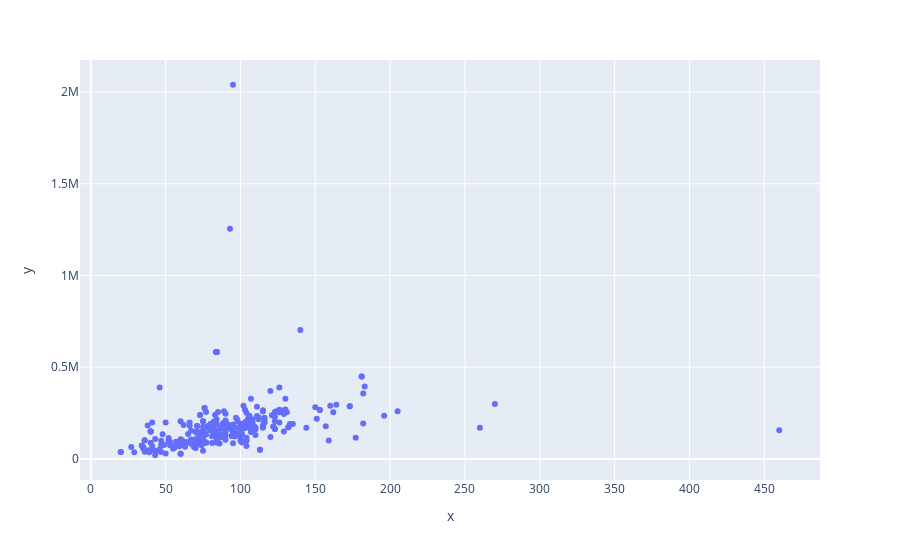

Notebook code cell kept with this figure:
### Code cell
import plotly.express as px

fig = px.scatter(
    x=refinedData["Surface reelle bati"][:300],
    y=refinedData["Valeur fonciere"][:300]
)

fig.show()

### Figure 1 — Plotly figure (JSON) as saved in the notebook; plotly's stock layout.template omitted (floating-point values rounded to 4 significant figures; data arrays with more than 128 entries replaced by an {"elided": "..."} marker saying what was removed)
{"data": [{"hovertemplate": "x=%{x}<br>y=%{y}<extra></extra>", "legendgroup": "", "marker": {"color": "#636efa", "symbol": "circle"}, "mode": "markers", "name": "", "showlegend": false, "type": "scatter", "x": {"elided": "300 int values"}, "xaxis": "x", "y": {"elided": "300 float values"}, "yaxis": "y"}], "layout": {"legend": {"tracegroupgap": 0}, "margin": {"t": 60}, "xaxis": {"anchor": "y", "domain": [0, 1], "title": {"text": "x"}}, "yaxis": {"anchor": "x", "domain": [0, 1], "title": {"text": "y"}}}}
